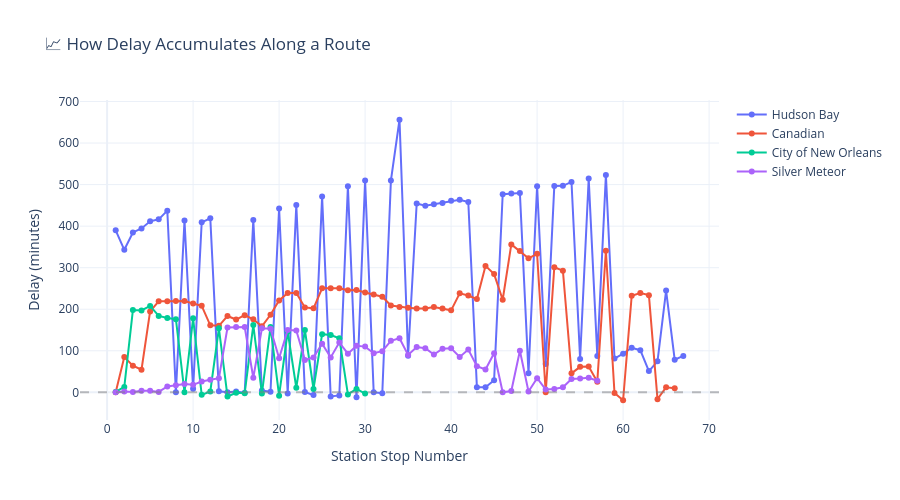

Write notebook code for a chart like this one.
### Markdown cell above
## 3.5 Delay Accumulation Along Routes

### Code cell
# show how delay builds up along a route (for the most delayed route)
accumulation = df_trains[
    (df_trains['status'] == 'Departed') & 
    (df_trains['delay_arrival_min'].notna())
].copy()

# pick top 4 routes by average delay for comparison
top_routes = accumulation.groupby('route_name')['delay_arrival_min'].agg(['mean', 'count'])
top_routes = top_routes[top_routes['count'] >= 5].nlargest(4, 'mean').index.tolist()

if len(top_routes) > 0:
    fig = go.Figure()
    
    for route in top_routes:
        route_data = accumulation[accumulation['route_name'] == route].sort_values('scheduled_arrival')
        route_data = route_data.reset_index(drop=True)
        route_data['stop_number'] = range(1, len(route_data) + 1)
        
        fig.add_trace(go.Scatter(
            x=route_data['stop_number'],
            y=route_data['delay_arrival_min'],
            mode='lines+markers',
            name=route,
            text=route_data['station_name'],
            hovertemplate='<b>%{text}</b><br>Stop #%{x}<br>Delay: %{y:.1f} min<extra></extra>'
        ))
    
    fig.update_layout(
        title='📈 How Delay Accumulates Along a Route',
        xaxis_title='Station Stop Number',
        yaxis_title='Delay (minutes)',
        template='plotly_white',
        height=500,
        font=dict(size=12)
    )
    fig.add_hline(y=0, line_dash="dash", line_color="gray", opacity=0.5)
    fig.show()
else:
    print("Not enough data — run the scraper to accumulate more data!")

### Figure 1 — Plotly figure (JSON) as saved in the notebook; plotly's stock layout.template omitted (floating-point values rounded to 4 significant figures)
{"data": [{"hovertemplate": "<b>%{text}</b><br>Stop #%{x}<br>Delay: %{y:.1f} min<extra></extra>", "mode": "lines+markers", "name": "Hudson Bay", "text": ["Churchill", "Tidal", "Chesnaye", "M'Clintock", "O'Day", "Herchmer", "Thibaudeau", "The Pas", "Weir River", "Orok", "Amery", "Bird", "Halcrow", "Cormorant", "Dering", "Dyce", "Gillam", "Wekusko", "Turnbull", "Wivenhoe", "Ponton", "Ilford", "Pipun", "Wabowden", "Pit Siding", "Lyddal", "Odhill", "Bridgar", "Hockin", "Pikwitonei", "Thicket Portage", "Leven", "Sipiwesk", "Thompson", "Thompson", "Leven", "Thicket Portage", "Hockin", "Odhill", "Lyddal", "Wabowden", "Pipun", "Sipiwesk", "Pikwitonei", "Bridgar", "Ponton", "Turnbull", "Wekusko", "Pit Siding", "Dyce", "Ilford", "Dering", "Cormorant", "Halcrow", "Wivenhoe", "Orok", "Gillam", "The Pas", "Bird", "Amery", "Weir River", "Thibaudeau", "Herchmer", "O'Day", "Hudson Bay", "M'Clintock", "Chesnaye"], "type": "scatter", "x": [1, 2, 3, 4, 5, 6, 7, 8, 9, 10, 11, 12, 13, 14, 15, 16, 17, 18, 19, 20, 21, 22, 23, 24, 25, 26, 27, 28, 29, 30, 31, 32, 33, 34, 35, 36, 37, 38, 39, 40, 41, 42, 43, 44, 45, 46, 47, 48, 49, 50, 51, 52, 53, 54, 55, 56, 57, 58, 59, 60, 61, 62, 63, 64, 65, 66, 67], "y": [390.0, 343.1, 384.8, 394.4, 411.6, 416.4, 437.3, 0.0, 413.5, 8.3, 409.2, 418.8, 2.4, 0.1, 1.7, -0.8, 414.8, 4.1, 1.4, 442.6, -3.0, 450.7, 0.7, -6.7, 471.1, -9.8, -7.5, 495.9, -12.1, 509.6, 0.0, -2.0, 509.6, 656.1, 88.1, 454.7, 449.1, 452.7, 455.7, 461.1, 463.5, 458.2, 12.4, 12.4, 28.9, 476.9, 478.3, 479.6, 45.6, 496.3, 68.1, 496.4, 497.1, 506.5, 80.1, 514.4, 87.6, 523.3, 81.4, 93.0, 107.3, 101.4, 51.2, 74.6, 245.0, 78.5, 87.6]}, {"hovertemplate": "<b>%{text}</b><br>Stop #%{x}<br>Delay: %{y:.1f} min<extra></extra>", "mode": "lines+markers", "name": "Canadian", "text": ["Toronto", "Washago", "South Parry", "Sudbury Jct", "Capreol", "Laforest", "McKee's Camp", "Felix", "Ruel", "Westree", "Gogama", "Foleyet", "Elsas", "Oba", "Hornepayne", "Hillsport", "Caramat", "Longlac", "Nakina", "Auden", "Ferland", "Mud River", "Armstrong", "Collins", "Allanwater Bridge", "Flindt Landing", "Savant Lake", "Sioux Lookout", "Richan", "Red Lake Road", "Canyon", "Farlane", "Redditt", "Minaki", "Ottermere", "Malachi", "Copelands Landing", "Rice Lake", "Winnitoba", "Ophir", "Brereton Lake", "Elma", "Winnipeg", "Portage la Prairie", "Rivers", "Melville", "Watrous", "Saskatoon", "Biggar", "Unity", "Vancouver", "Wainwright", "Viking", "Mission Harbour", "Agassiz", "Katz", "North Bend", "Edmonton", "Ashcroft", "Kamloops North", "Evansburg", "Edson", "Hinton", "Clearwater", "Blue River", "Valemount"], "type": "scatter", "x": [1, 2, 3, 4, 5, 6, 7, 8, 9, 10, 11, 12, 13, 14, 15, 16, 17, 18, 19, 20, 21, 22, 23, 24, 25, 26, 27, 28, 29, 30, 31, 32, 33, 34, 35, 36, 37, 38, 39, 40, 41, 42, 43, 44, 45, 46, 47, 48, 49, 50, 51, 52, 53, 54, 55, 56, 57, 58, 59, 60, 61, 62, 63, 64, 65, 66], "y": [0.0, 84.8, 63.9, 54.4, 194.8, 219.0, 219.0, 219.7, 219.7, 213.6, 208.1, 161.3, 160.1, 183.7, 175.2, 185.6, 175.6, 158.9, 186.6, 221.0, 239.1, 239.1, 204.4, 202.1, 250.5, 250.5, 250.5, 245.6, 246.0, 240.3, 235.5, 230.2, 209.0, 205.5, 203.7, 201.7, 201.7, 205.2, 201.6, 197.3, 238.2, 233.1, 224.4, 304.3, 284.5, 222.8, 356.1, 339.9, 322.6, 333.3, 0.0, 301.1, 292.8, 45.6, 61.3, 62.2, 25.6, 340.7, -1.5, -19.1, 232.6, 239.0, 233.9, -16.4, 12.3, 9.6]}, {"hovertemplate": "<b>%{text}</b><br>Stop #%{x}<br>Delay: %{y:.1f} min<extra></extra>", "mode": "lines+markers", "name": "City of New Orleans", "text": ["New Orleans", "Hammond", "McComb", "Brookhaven", "Hazlehurst", "Jackson", "Yazoo City", "Greenwood", "Chicago Union", "Marks", "Homewood", "Kankakee", "Memphis Central", "Champaign-Urbana", "Mattoon", "Effingham", "Newbern-Dyersburg", "Centralia", "Fulton", "Carbondale", "Carbondale", "Fulton", "Centralia", "Newbern-Dyersburg", "Effingham", "Mattoon", "Champaign-Urbana", "Memphis Central", "Marks", "Greenwood"], "type": "scatter", "x": [1, 2, 3, 4, 5, 6, 7, 8, 9, 10, 11, 12, 13, 14, 15, 16, 17, 18, 19, 20, 21, 22, 23, 24, 25, 26, 27, 28, 29, 30], "y": [1.0, 13.0, 198.0, 197.0, 208.0, 184.0, 179.0, 176.0, 0.0, 178.0, -6.0, 2.0, 154.0, -10.0, -1.0, -2.0, 162.0, -3.0, 157.0, -8.0, 146.0, 11.0, 150.0, 8.0, 140.0, 138.0, 130.0, -5.0, 8.0, -3.0]}, {"hovertemplate": "<b>%{text}</b><br>Stop #%{x}<br>Delay: %{y:.1f} min<extra></extra>", "mode": "lines+markers", "name": "Silver Meteor", "text": ["Miami", "Hollywood", "Fort Lauderdale", "Deerfield Beach", "Delray Beach", "West Palm Beach", "Sebring", "Winter Haven", "Kissimmee", "Orlando", "Winter Park", "DeLand", "Palatka", "New York Penn", "Newark Penn", "Trenton", "Jacksonville", "Philadelphia 30th Street", "Wilmington", "Jesup", "Baltimore Penn", "Washington Union", "Savannah", "Yemassee", "Alexandria", "Charleston", "Fredericksburg", "Kingstree", "Richmond Staples Mill Road", "Petersburg", "Florence", "Fayetteville", "Rocky Mount", "Fayetteville", "Rocky Mount", "Petersburg", "Florence", "Richmond Staples Mill Road", "Kingstree", "Charleston", "Fredericksburg", "Yemassee", "Alexandria", "Washington Union", "Savannah", "Miami", "Hollywood", "Jesup", "Fort Lauderdale", "Baltimore Penn", "Deerfield Beach", "Delray Beach", "West Palm Beach", "Wilmington", "Philadelphia 30th Street", "Trenton", "Sebring"], "type": "scatter", "x": [1, 2, 3, 4, 5, 6, 7, 8, 9, 10, 11, 12, 13, 14, 15, 16, 17, 18, 19, 20, 21, 22, 23, 24, 25, 26, 27, 28, 29, 30, 31, 32, 33, 34, 35, 36, 37, 38, 39, 40, 41, 42, 43, 44, 45, 46, 47, 48, 49, 50, 51, 52, 53, 54, 55, 56, 57], "y": [0.0, 2.0, 1.0, 4.0, 4.0, 1.0, 14.0, 17.0, 20.0, 18.0, 26.0, 30.0, 34.0, 156.0, 157.0, 157.0, 35.0, 154.0, 153.0, 82.0, 150.0, 149.0, 78.0, 84.0, 117.0, 84.0, 120.0, 93.0, 112.0, 110.0, 94.0, 99.0, 124.0, 130.0, 90.0, 109.0, 106.0, 91.0, 105.0, 106.0, 85.0, 103.0, 63.0, 55.0, 94.0, 0.0, 3.0, 100.0, 2.0, 34.0, 7.0, 8.0, 12.0, 32.0, 33.0, 35.0, 28.0]}], "layout": {"font": {"size": 12}, "height": 500, "shapes": [{"line": {"color": "gray", "dash": "dash"}, "opacity": 0.5, "type": "line", "x0": 0, "x1": 1, "xref": "x domain", "y0": 0, "y1": 0, "yref": "y"}], "title": {"text": "📈 How Delay Accumulates Along a Route"}, "xaxis": {"title": {"text": "Station Stop Number"}}, "yaxis": {"title": {"text": "Delay (minutes)"}}}}
